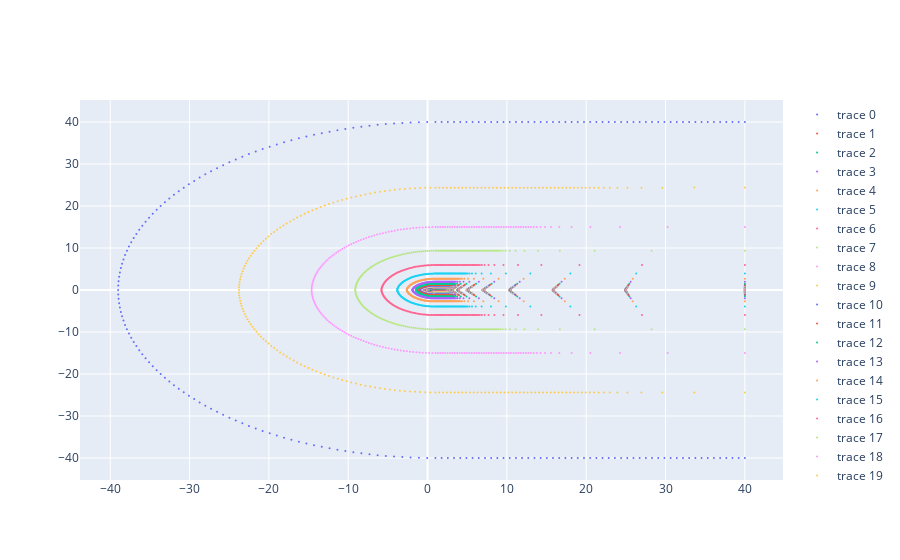

Write notebook code for a chart like this one.
### Code cell
plt = go.Figure()
for i in range(51):
    plt.add_trace(go.Scatter(x=inputX[0,:,i], y=inputY[0,:,i],  mode='markers', marker={'size':2}))
plt.show()

### Figure 1 — Plotly figure (JSON) as saved in the notebook; plotly's stock layout.template omitted (floating-point values rounded to 4 significant figures; data arrays with more than 128 entries replaced by an {"elided": "..."} marker saying what was removed)
{"data": [{"marker": {"size": 2}, "mode": "markers", "type": "scatter", "x": {"elided": "221 float values"}, "y": {"elided": "221 float values"}}, {"marker": {"size": 2}, "mode": "markers", "type": "scatter", "x": {"elided": "221 float values"}, "y": {"elided": "221 float values"}}, {"marker": {"size": 2}, "mode": "markers", "type": "scatter", "x": {"elided": "221 float values"}, "y": {"elided": "221 float values"}}, {"marker": {"size": 2}, "mode": "markers", "type": "scatter", "x": {"elided": "221 float values"}, "y": {"elided": "221 float values"}}, {"marker": {"size": 2}, "mode": "markers", "type": "scatter", "x": {"elided": "221 float values"}, "y": {"elided": "221 float values"}}, {"marker": {"size": 2}, "mode": "markers", "type": "scatter", "x": {"elided": "221 float values"}, "y": {"elided": "221 float values"}}, {"marker": {"size": 2}, "mode": "markers", "type": "scatter", "x": {"elided": "221 float values"}, "y": {"elided": "221 float values"}}, {"marker": {"size": 2}, "mode": "markers", "type": "scatter", "x": {"elided": "221 float values"}, "y": {"elided": "221 float values"}}, {"marker": {"size": 2}, "mode": "markers", "type": "scatter", "x": {"elided": "221 float values"}, "y": {"elided": "221 float values"}}, {"marker": {"size": 2}, "mode": "markers", "type": "scatter", "x": {"elided": "221 float values"}, "y": {"elided": "221 float values"}}, {"marker": {"size": 2}, "mode": "markers", "type": "scatter", "x": {"elided": "221 float values"}, "y": {"elided": "221 float values"}}, {"marker": {"size": 2}, "mode": "markers", "type": "scatter", "x": {"elided": "221 float values"}, "y": {"elided": "221 float values"}}, {"marker": {"size": 2}, "mode": "markers", "type": "scatter", "x": {"elided": "221 float values"}, "y": {"elided": "221 float values"}}, {"marker": {"size": 2}, "mode": "markers", "type": "scatter", "x": {"elided": "221 float values"}, "y": {"elided": "221 float values"}}, {"marker": {"size": 2}, "mode": "markers", "type": "scatter", "x": {"elided": "221 float values"}, "y": {"elided": "221 float values"}}, {"marker": {"size": 2}, "mode": "markers", "type": "scatter", "x": {"elided": "221 float values"}, "y": {"elided": "221 float values"}}, {"marker": {"size": 2}, "mode": "markers", "type": "scatter", "x": {"elided": "221 float values"}, "y": {"elided": "221 float values"}}, {"marker": {"size": 2}, "mode": "markers", "type": "scatter", "x": {"elided": "221 float values"}, "y": {"elided": "221 float values"}}, {"marker": {"size": 2}, "mode": "markers", "type": "scatter", "x": {"elided": "221 float values"}, "y": {"elided": "221 float values"}}, {"marker": {"size": 2}, "mode": "markers", "type": "scatter", "x": {"elided": "221 float values"}, "y": {"elided": "221 float values"}}, {"marker": {"size": 2}, "mode": "markers", "type": "scatter", "x": {"elided": "221 float values"}, "y": {"elided": "221 float values"}}, {"marker": {"size": 2}, "mode": "markers", "type": "scatter", "x": {"elided": "221 float values"}, "y": {"elided": "221 float values"}}, {"marker": {"size": 2}, "mode": "markers", "type": "scatter", "x": {"elided": "221 float values"}, "y": {"elided": "221 float values"}}, {"marker": {"size": 2}, "mode": "markers", "type": "scatter", "x": {"elided": "221 float values"}, "y": {"elided": "221 float values"}}, {"marker": {"size": 2}, "mode": "markers", "type": "scatter", "x": {"elided": "221 float values"}, "y": {"elided": "221 float values"}}, {"marker": {"size": 2}, "mode": "markers", "type": "scatter", "x": {"elided": "221 float values"}, "y": {"elided": "221 float values"}}, {"marker": {"size": 2}, "mode": "markers", "type": "scatter", "x": {"elided": "221 float values"}, "y": {"elided": "221 float values"}}, {"marker": {"size": 2}, "mode": "markers", "type": "scatter", "x": {"elided": "221 float values"}, "y": {"elided": "221 float values"}}, {"marker": {"size": 2}, "mode": "markers", "type": "scatter", "x": {"elided": "221 float values"}, "y": {"elided": "221 float values"}}, {"marker": {"size": 2}, "mode": "markers", "type": "scatter", "x": {"elided": "221 float values"}, "y": {"elided": "221 float values"}}, {"marker": {"size": 2}, "mode": "markers", "type": "scatter", "x": {"elided": "221 float values"}, "y": {"elided": "221 float values"}}, {"marker": {"size": 2}, "mode": "markers", "type": "scatter", "x": {"elided": "221 float values"}, "y": {"elided": "221 float values"}}, {"marker": {"size": 2}, "mode": "markers", "type": "scatter", "x": {"elided": "221 float values"}, "y": {"elided": "221 float values"}}, {"marker": {"size": 2}, "mode": "markers", "type": "scatter", "x": {"elided": "221 float values"}, "y": {"elided": "221 float values"}}, {"marker": {"size": 2}, "mode": "markers", "type": "scatter", "x": {"elided": "221 float values"}, "y": {"elided": "221 float values"}}, {"marker": {"size": 2}, "mode": "markers", "type": "scatter", "x": {"elided": "221 float values"}, "y": {"elided": "221 float values"}}, {"marker": {"size": 2}, "mode": "markers", "type": "scatter", "x": {"elided": "221 float values"}, "y": {"elided": "221 float values"}}, {"marker": {"size": 2}, "mode": "markers", "type": "scatter", "x": {"elided": "221 float values"}, "y": {"elided": "221 float values"}}, {"marker": {"size": 2}, "mode": "markers", "type": "scatter", "x": {"elided": "221 float values"}, "y": {"elided": "221 float values"}}, {"marker": {"size": 2}, "mode": "markers", "type": "scatter", "x": {"elided": "221 float values"}, "y": {"elided": "221 float values"}}, {"marker": {"size": 2}, "mode": "markers", "type": "scatter", "x": {"elided": "221 float values"}, "y": {"elided": "221 float values"}}, {"marker": {"size": 2}, "mode": "markers", "type": "scatter", "x": {"elided": "221 float values"}, "y": {"elided": "221 float values"}}, {"marker": {"size": 2}, "mode": "markers", "type": "scatter", "x": {"elided": "221 float values"}, "y": {"elided": "221 float values"}}, {"marker": {"size": 2}, "mode": "markers", "type": "scatter", "x": {"elided": "221 float values"}, "y": {"elided": "221 float values"}}, {"marker": {"size": 2}, "mode": "markers", "type": "scatter", "x": {"elided": "221 float values"}, "y": {"elided": "221 float values"}}, {"marker": {"size": 2}, "mode": "markers", "type": "scatter", "x": {"elided": "221 float values"}, "y": {"elided": "221 float values"}}, {"marker": {"size": 2}, "mode": "markers", "type": "scatter", "x": {"elided": "221 float values"}, "y": {"elided": "221 float values"}}, {"marker": {"size": 2}, "mode": "markers", "type": "scatter", "x": {"elided": "221 float values"}, "y": {"elided": "221 float values"}}, {"marker": {"size": 2}, "mode": "markers", "type": "scatter", "x": {"elided": "221 float values"}, "y": {"elided": "221 float values"}}, {"marker": {"size": 2}, "mode": "markers", "type": "scatter", "x": {"elided": "221 float values"}, "y": {"elided": "221 float values"}}, {"marker": {"size": 2}, "mode": "markers", "type": "scatter", "x": {"elided": "221 float values"}, "y": {"elided": "221 float values"}}], "layout": {}}
